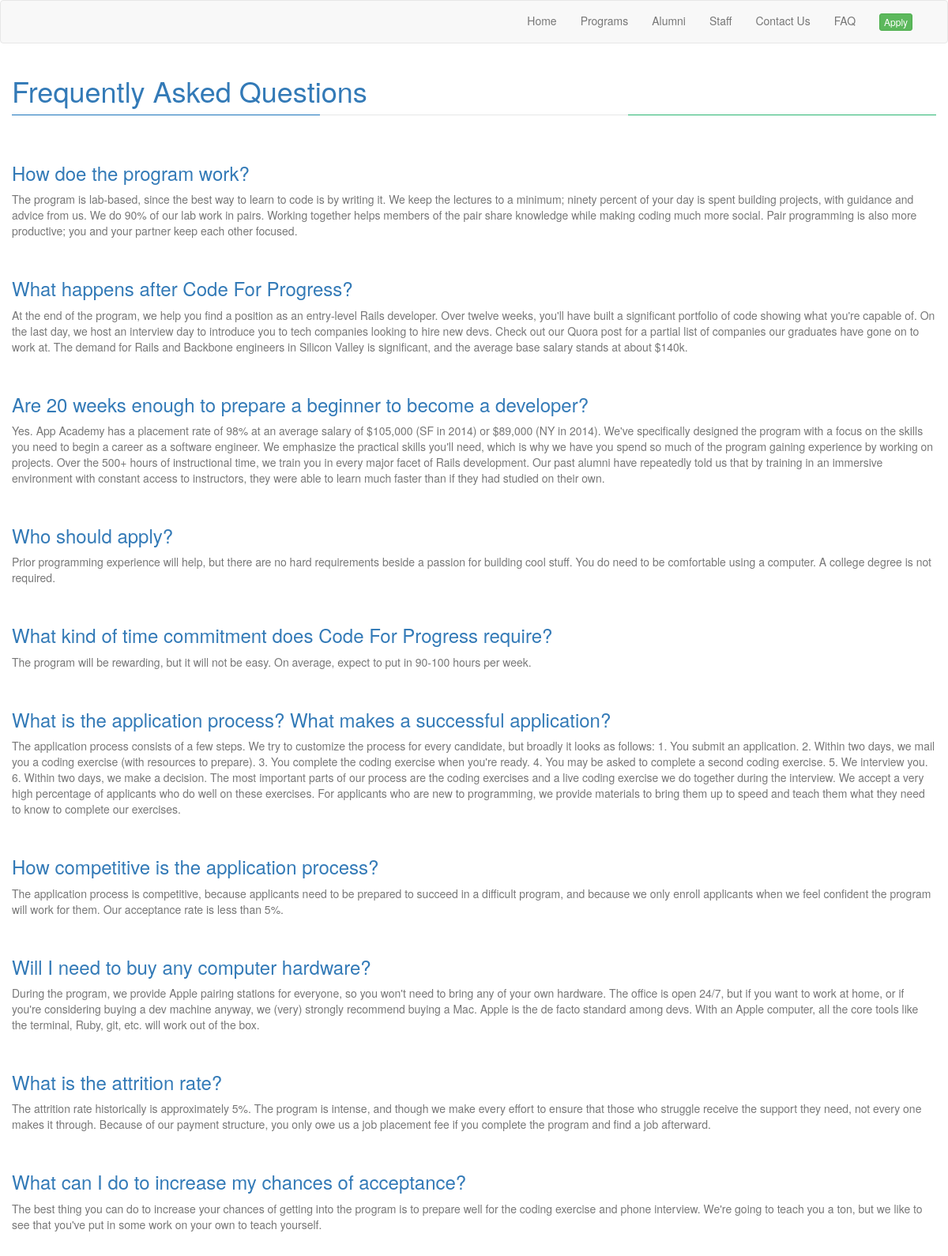
Screenshot of /faq/ with the database file from the repository.
### faq/models.py (models this page shows, shortened)
class FaqQuestion(models.Model):
	question = models.CharField(max_length = 100)
	answer = models.TextField()

### cfp/views.py (the view)
# urls.py: url(r'^faq/$', 'cfp.views.faq', name='faq'),
def faq(request):
	faqList = FaqQuestion.objects.all()
	return render(request, "faq.html", {'faqList':faqList})

### templates/faq.html
{% extends "base.html" %}
{% block container %}
{% load staticfiles %}
<div class="container">
	<div class="row">
		<div classs="col-xs-12"><h1 class="text-primary">Frequently Asked Questions</h1></div>
	</div>
    <div class="row">
      <div class="col-xs-4 blue"></div>
      <div class="col-xs-4 gray"></div>
      <div class="col-xs-4 green"></div>
    </div>
    <br>
    <br>
<div class="row">
{% for question in faqList %}
<div class="row">
	<div class="col-xs-12"><h3 class="text-primary">{{question.question}}</h3></div>
</div>
<div class="row">
	<div class="col-xs-12"><p class="text-muted">{{question.answer}}</p></div>
</div>
<br>
{% endfor %}
</div>
</div>
{% endblock %}

### static/our_static/css/cover.css (style rules this page uses)
html, body { height: 100%; }

### static/our_static/css/custom.css (style rules this page uses)
.blue { background-color: rgb(28,117,188); }
.gray { background-color: rgb(230, 231, 232); }
.green { background-color: rgb(43,182,115); }

### rows the page displays
FaqQuestion: question "How doe the program work?", answer "The program is lab-based, since the best way to learn to code is by writing it. We keep the lectures to a minimum; ninety percent of your day is spent building projects, with guidance and advice from us. We do 90% of our lab work in pairs. Working together helps members of the pair share knowledge while making coding much more social. Pair programming is also more productive; you and your partner keep each other focused."
FaqQuestion: question "What happens after Code For Progress?", answer "At the end of the program, we help you find a position as an entry-level Rails developer. Over twelve weeks, you'll have built a significant portfolio of code showing what you're capable of. On the last day, we host an interview day to introduce you to tech companies looking to hire new devs. Check out our Quora post for a partial list of companies our graduates have gone on to work at. The demand for Rails and Backbone engineers in Silicon Valley is significant, and the average base salary stands at about $140k."
FaqQuestion: question "Are 20 weeks enough to prepare a beginner to become a developer?", answer "Yes. App Academy has a placement rate of 98% at an average salary of $105,000 (SF in 2014) or $89,000 (NY in 2014). We've specifically designed the program with a focus on the skills you need to begin a career as a software engineer. We emphasize the practical skills you'll need, which is why we have you spend so much of the program gaining experience by working on projects. Over the 500+ hours of instructional time, we train you in every major facet of Rails development. Our past alumni have repeatedly told us that by training in an immersive environment with constant access to instructors, they were able to learn much faster than if they had studied on their own."
FaqQuestion: question "Who should apply?", answer "Prior programming experience will help, but there are no hard requirements beside a passion for building cool stuff. You do need to be comfortable using a computer. A college degree is not required."
FaqQuestion: question "What kind of time commitment does Code For Progress require?", answer "The program will be rewarding, but it will not be easy. On average, expect to put in 90-100 hours per week."
FaqQuestion: question "What is the application process? What makes a successful application?", answer "The application process consists of a few steps. We try to customize the process for every candidate, but broadly it looks as follows: 1. You submit an application. 2. Within two days, we mail you a coding exercise (with resources to prepare). 3. You complete the coding exercise when you're ready. 4. You may be asked to complete a second coding exercise. 5. We interview you. 6. Within two days, we make a decision. The most important parts of our process are the coding exercises and a live coding exercise we do together during the interview. We accept a very high percentage of applicants who do well on these exercises. For applicants who are new to programming, we provide materials to bring…"
FaqQuestion: question "How competitive is the application process?", answer "The application process is competitive, because applicants need to be prepared to succeed in a difficult program, and because we only enroll applicants when we feel confident the program will work for them. Our acceptance rate is less than 5%."
FaqQuestion: question "Will I need to buy any computer hardware?", answer "During the program, we provide Apple pairing stations for everyone, so you won't need to bring any of your own hardware. The office is open 24/7, but if you want to work at home, or if you're considering buying a dev machine anyway, we (very) strongly recommend buying a Mac. Apple is the de facto standard among devs. With an Apple computer, all the core tools like the terminal, Ruby, git, etc. will work out of the box."
FaqQuestion: question "What is the attrition rate?", answer "The attrition rate historically is approximately 5%. The program is intense, and though we make every effort to ensure that those who struggle receive the support they need, not every one makes it through. Because of our payment structure, you only owe us a job placement fee if you complete the program and find a job afterward."
FaqQuestion: question "What can I do to increase my chances of acceptance?", answer "The best thing you can do to increase your chances of getting into the program is to prepare well for the coding exercise and phone interview. We're going to teach you a ton, but we like to see that you've put in some work on your own to teach yourself."
